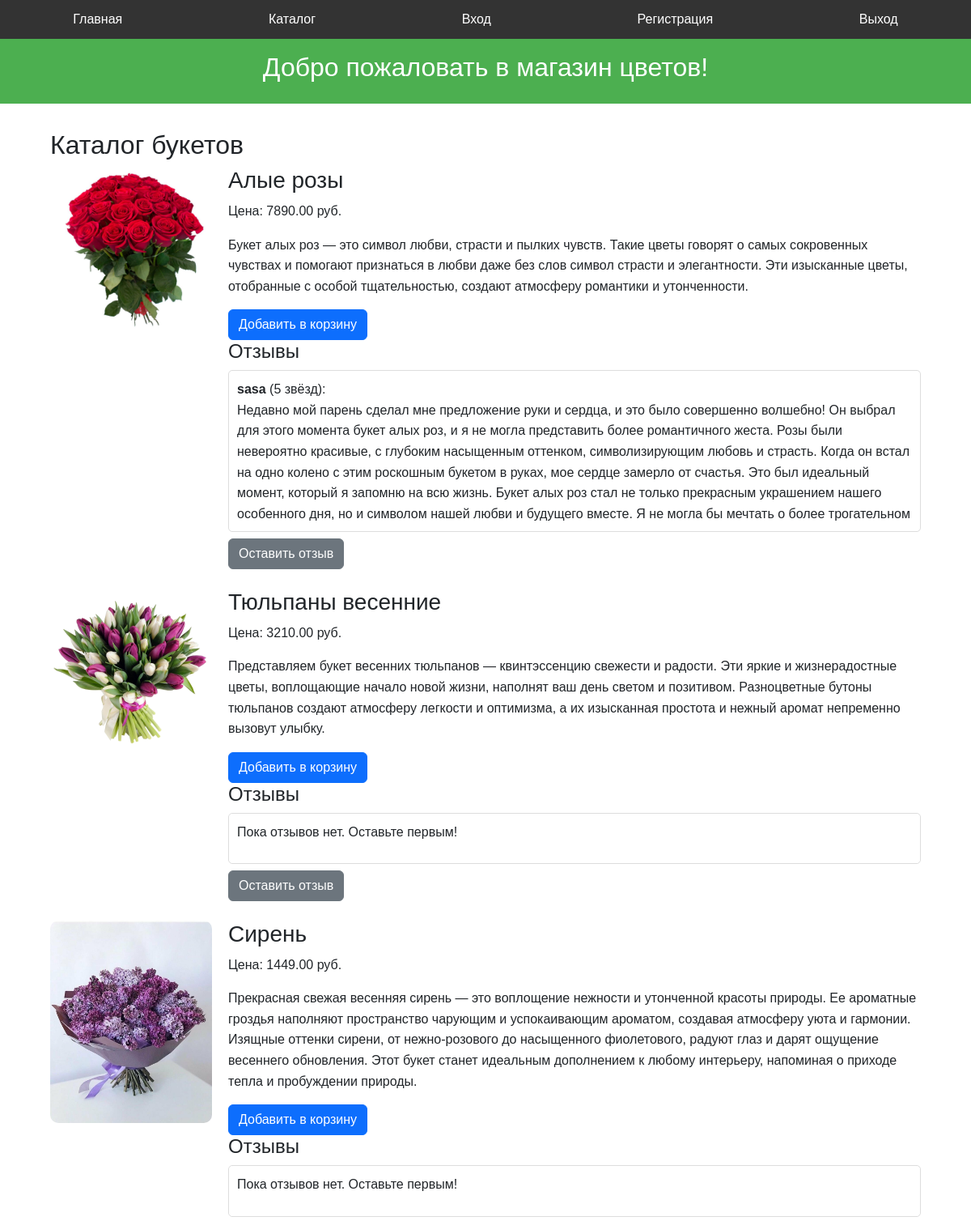
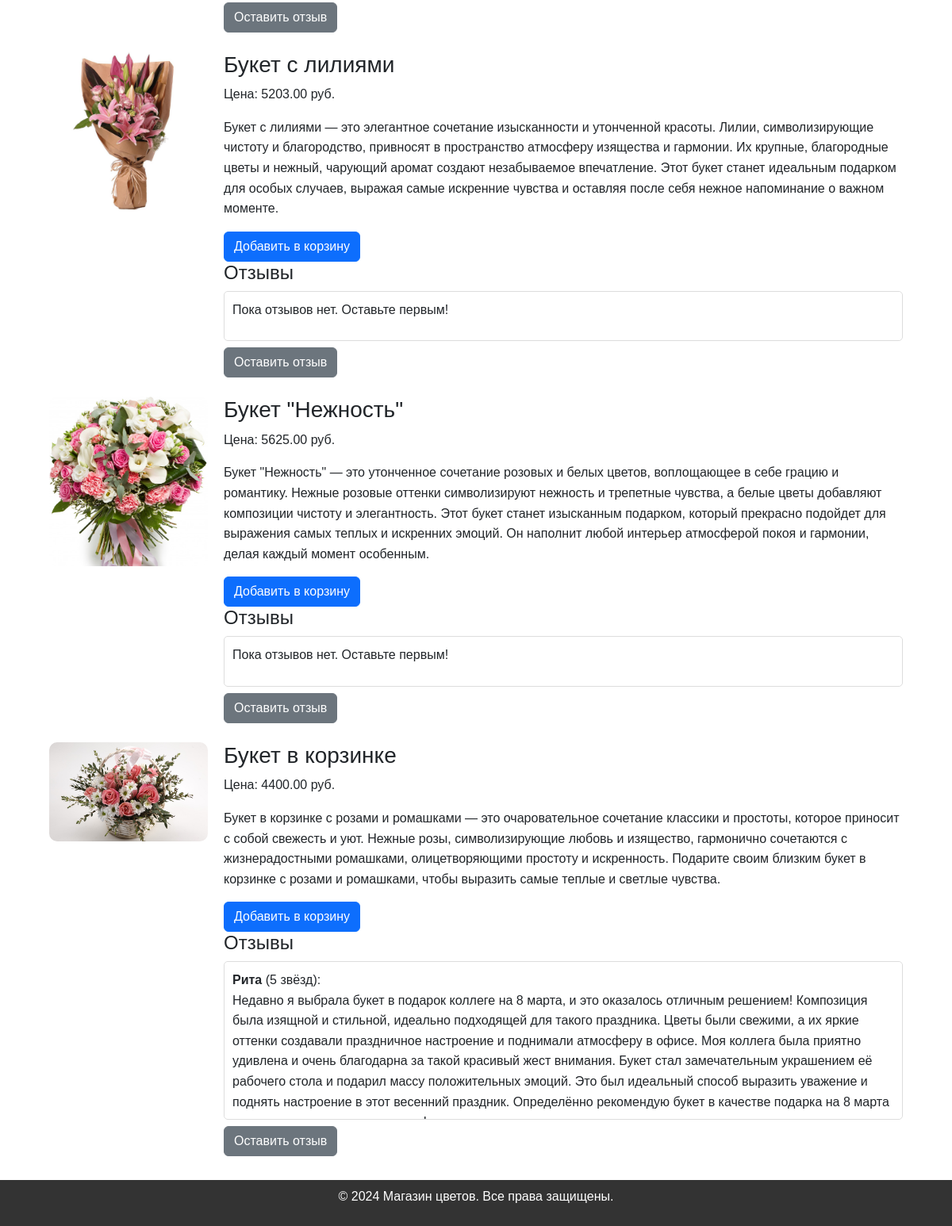
Page /catalog/ on the committed database (2 pictures, top to bottom).
### catalog/models.py (models this page shows, shortened)
class Product(models.Model):
    name = models.CharField(max_length=100, verbose_name='Название')
    price = models.DecimalField(max_digits=10, decimal_places=2, verbose_name='Цена')
    image = models.ImageField(upload_to='products/', blank=True, verbose_name='Изображение')
    description = models.TextField(blank=True, verbose_name='Описание')
    stock = models.PositiveIntegerField(default=0, verbose_name='Количество на складе')  # Поле stock

class Review(models.Model):
    user = models.ForeignKey(
        settings.AUTH_USER_MODEL,
        on_delete=models.CASCADE,
        verbose_name="Пользователь"
    )  # Связь с пользователем
    product = models.ForeignKey(
        Product,
        on_delete=models.CASCADE,
        verbose_name="Товар",
        related_name="reviews"
    )  # Связь с товаром
    comment = models.TextField(verbose_name="Отзыв")  # Поле для текста отзыва
    rating = models.PositiveSmallIntegerField(
        verbose_name="Рейтинг",
        choices=[(i, f"{i} звёзд{'а' if i == 1 else ''}") for i in range(1, 6)]
    )  # Рейтинг от 1 до 5
    created_at = models.DateTimeField(auto_now_add=True, verbose_name="Дата создания")  # Дата создания отзыва
    class Meta:
        verbose_name = "Отзыв"
        verbose_name_plural = "Отзывы"
        ordering = ["-created_at"]  # Сортировка по дате создания, сначала новые

### users/models.py (models this page shows)
class User(AbstractUser):
    groups = models.ManyToManyField(Group, related_name='custom_user_set')
    user_permissions = models.ManyToManyField(Permission, related_name='custom_user_permissions_set')
    phone = models.CharField(max_length=15, blank=True)
    address = models.TextField(blank=True)
    email = models.EmailField(unique=True)
    telegram_id = models.CharField(max_length=50, blank=True, null=True, unique=True, verbose_name="Telegram ID")

### catalog/views.py (the view)
# urls.py: path('', product_list, name='product_list'),  # Список продуктов
def product_list(request):
    print("product_list view was called")
    products = Product.objects.prefetch_related('reviews').all()
    return render(request, 'catalog/product_list.html', {'products': products})

### templates/catalog/product_list.html (shortened to what this page needs)
{% extends 'base.html' %}
{% block content %}
<h2>Каталог букетов</h2>
<ul style="list-style-type: none; padding: 0;">
    {% for product in products %}
        <li class="mb-4 d-flex align-items-start" style="display: flex; gap: 20px; margin-bottom: 20px;">
            {% if product.image %}
                <div>
                    <img src="{{ product.image.url }}" alt="{{ product.name }}" width="200" style="border-radius: 10px;">
                </div>
            {% endif %}
            <div>
                <h3>{{ product.name }}</h3>
                <p>Цена: {{ product.price }} руб.</p>
                <p>{{ product.description }}</p>
                <form action="{% url 'add_to_cart' %}" method="post">
                    <button type="submit" class="btn btn-primary">Добавить в корзину</button>
                </form>
                <h4>Отзывы</h4>
                <div style="max-height: 200px; overflow-y: auto; border: 1px solid #ddd; padding: 10px; border-radius: 5px;">
                    {% if product.reviews.exists %}
                        <ul style="padding: 0; list-style-type: none; margin: 0;">
                            {% for review in product.reviews.all %}
                                <li style="margin-bottom: 10px;">
                                    <strong>{{ review.user.username }}</strong> ({{ review.rating }} звёзд):
                                    <p style="margin: 0;">{{ review.comment }}</p>
                                </li>
                            {% endfor %}
                        </ul>
                    {% else %}
                        <p>Пока отзывов нет. Оставьте первым!</p>
                    {% endif %}
                </div>
                <a href="{% url 'add_review' product.id %}" class="btn btn-secondary mt-2">Оставить отзыв</a>
            </div>
        </li>
    {% endfor %}
</ul>
{% endblock %}

### templates/base.html (style rules this page uses)
:root { --nav-height: 3rem; --header-height: 3rem; --sub-header-height: 3rem; }
body { font-family: Arial, sans-serif; margin: 0; padding: 0; line-height: 1.6; }

### rows in the picture
Product: image (picture), name "Алые розы", price "7890.00", description "Букет алых роз — это символ любви, страсти и пылких чувств. Такие цветы говорят о самых сокровенных чувствах и помогают признаться в любви даже без слов символ страсти и элегантности. Эти изысканные цветы, отобранные с особой тщательностью, создают атмосферу романтики и утонченности."
Review: user.username "sasa", rating "5", comment "Недавно мой парень сделал мне предложение руки и сердца, и это было совершенно волшебно! Он выбрал для этого момента букет алых роз, и я не могла представить более романтичного жеста. Розы были невероятно красивые, с глубоким насыщенным оттенком, символизирующим любовь и страсть. Когда он встал на одно колено с этим роскошным букетом в руках, мое сердце замерло от счастья. Это был идеальный момент, который я запомню на всю жизнь. Букет алых роз стал не только прекрасным украшением нашего особенного дня, но и символом нашей любви и будущего вместе. Я не могла бы мечтать о более трогательном…"
Product: image (picture), name "Тюльпаны весенние", price "3210.00", description "Представляем букет весенних тюльпанов — квинтэссенцию свежести и радости. Эти яркие и жизнерадостные цветы, воплощающие начало новой жизни, наполнят ваш день светом и позитивом. Разноцветные бутоны тюльпанов создают атмосферу легкости и оптимизма, а их изысканная простота и нежный аромат непременно вызовут улыбку.", shows "Пока отзывов нет. Оставьте первым!"
Product: image (picture), name "Сирень", price "1449.00", description "Прекрасная свежая весенняя сирень — это воплощение нежности и утонченной красоты природы. Ее ароматные гроздья наполняют пространство чарующим и успокаивающим ароматом, создавая атмосферу уюта и гармонии. Изящные оттенки сирени, от нежно-розового до насыщенного фиолетового, радуют глаз и дарят ощущение весеннего обновления. Этот букет станет идеальным дополнением к любому интерьеру, напоминая о приходе тепла и пробуждении природы.", shows "Пока отзывов нет. Оставьте первым!"
Product: image (picture), name "Букет с лилиями", price "5203.00", description "Букет с лилиями — это элегантное сочетание изысканности и утонченной красоты. Лилии, символизирующие чистоту и благородство, привносят в пространство атмосферу изящества и гармонии. Их крупные, благородные цветы и нежный, чарующий аромат создают незабываемое впечатление. Этот букет станет идеальным подарком для особых случаев, выражая самые искренние чувства и оставляя после себя нежное напоминание о важном моменте.", shows "Пока отзывов нет. Оставьте первым!"
Product: image (picture), name "Букет \"Нежность\"", price "5625.00", description "Букет \"Нежность\" — это утонченное сочетание розовых и белых цветов, воплощающее в себе грацию и романтику. Нежные розовые оттенки символизируют нежность и трепетные чувства, а белые цветы добавляют композиции чистоту и элегантность. Этот букет станет изысканным подарком, который прекрасно подойдет для выражения самых теплых и искренних эмоций. Он наполнит любой интерьер атмосферой покоя и гармонии, делая каждый момент особенным.", shows "Пока отзывов нет. Оставьте первым!"
Product: image (picture), name "Букет в корзинке", price "4400.00", description "Букет в корзинке с розами и ромашками — это очаровательное сочетание классики и простоты, которое приносит с собой свежесть и уют. Нежные розы, символизирующие любовь и изящество, гармонично сочетаются с жизнерадостными ромашками, олицетворяющими простоту и искренность. Подарите своим близким букет в корзинке с розами и ромашками, чтобы выразить самые теплые и светлые чувства."
Review: user.username "Рита", rating "5", comment "Недавно я выбрала букет в подарок коллеге на 8 марта, и это оказалось отличным решением! Композиция была изящной и стильной, идеально подходящей для такого праздника. Цветы были свежими, а их яркие оттенки создавали праздничное настроение и поднимали атмосферу в офисе. Моя коллега была приятно удивлена и очень благодарна за такой красивый жест внимания. Букет стал замечательным украшением её рабочего стола и подарил массу положительных эмоций. Это был идеальный способ выразить уважение и поднять настроение в этот весенний праздник. Определённо рекомендую букет в качестве подарка на 8 марта…"
